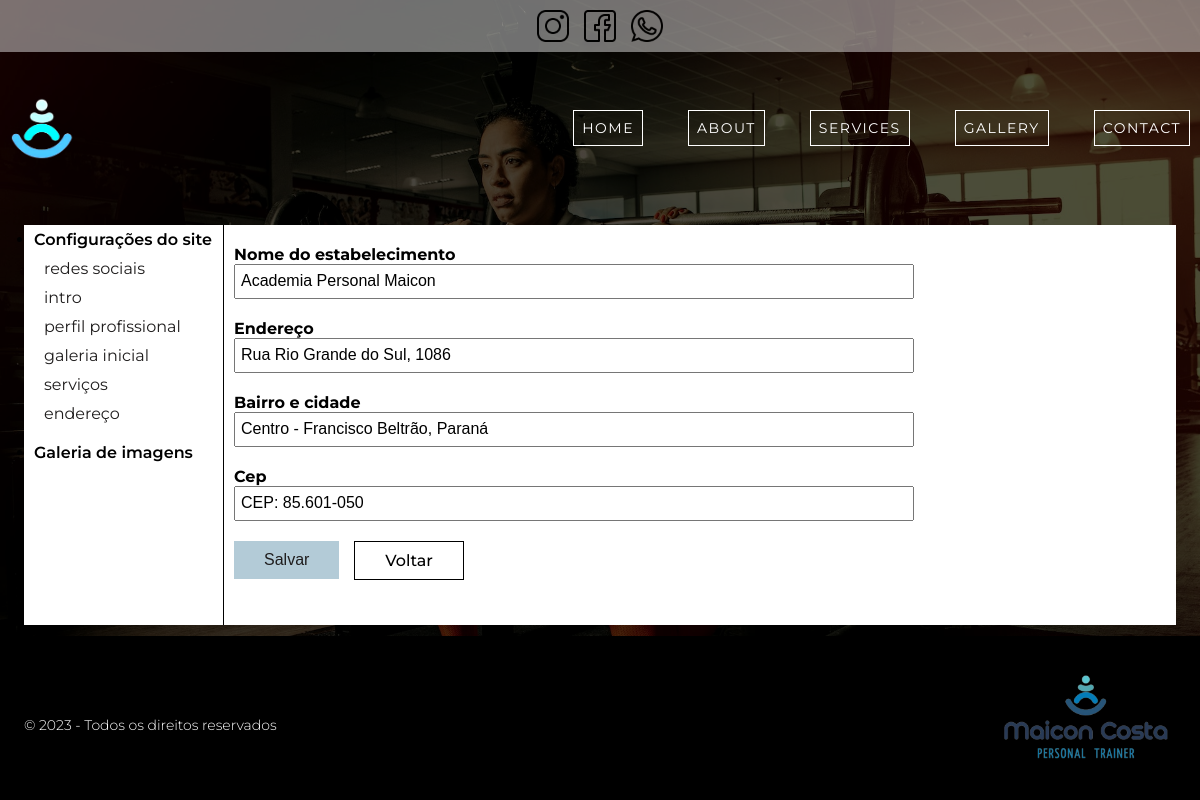
Screenshot of /author/dashboard/settings/adress/ with the database file from the repository.
### app_home/models.py (models this page shows, shortened)
class Adress(models.Model):
    name = models.CharField(max_length=255,
                            default='',
                            verbose_name='nome do estabelecimento',
                            )
    adress = models.CharField(max_length=255,
                              default='',
                              verbose_name='endereço',
                              )
    city = models.CharField(max_length=255,
                            default='',
                            verbose_name='bairro e cidade',
                            )
    postal = models.CharField(max_length=255,
                              default='',
                              verbose_name='cep',
                              )
    class Meta:
        verbose_name = 'Endereço'
        verbose_name_plural = 'Endereço'

### author/views.py (the view)
def settings_adress(request: HttpRequest):
    adress: Adress = Adress.objects.first()
    form: ModelForm = AdressForm(data=request.POST or None,
                                 files=request.FILES or None,
                                 instance=adress,
                                 )
    if form.is_valid():
        form.save()
        messages.success(request, 'Dados salvos com sucesso.')
        return redirect(
            reverse('author:adress')
        )
    return render(request, 'author/partials/_adress.html', context={
        'form': form,
        'button_to_back_action': reverse('author:dashboard'),
    })

### author/forms/form_settings.py
class AdressForm(ModelForm):
    class Meta:
        model = Adress
        fields = '__all__'

### author/templates/author/partials/_adress.html
{% extends 'author/pages/dashboard.html' %}
{% block settings %}
    {% include 'author/partials/_baseform.html' %}
{% endblock %}

### author/templates/author/partials/_baseform.html (shortened to what this page needs)
<form
    action="{{ form_action }}"
    class="C-form"
    method="POST"
    enctype="multipart/form-data">
    {% for field in form %}
        <div class="C-form__div">
            <label for="{{ field.id_for_label }}" class="C-form__label">
                {{ field.label }}
            </label>
            {{ field }}
        </div>
    {% endfor %}
    <div class="C-buttons center_flex_row">
        <button type="submit" class="C-form__button">salvar</button>
        <a class="C-form__button C-button_to_back" href="{{ button_to_back_action }}">voltar</a>
    </div>
</form>

### base_static/global/css/style.css (style rules this page uses)
* { margin: 0; padding: 0; box-sizing: border-box; }
:root { --blue-0: #C5FFFD; --blue-1: #B3CBD7; --blue-2: #59C9D0; --blue-3: #067CB8; --blue-4: #0B7DB2; --blue-4: #26557A; --blue-5: #283958; --blue-5-transparent: #2839589c; --blue-facebook: #1976D2; --orange-1: #ED541C; --orange-1-instagram: #FA851D; --orange-2-instagram: #F55031; --orange-3-instagram: #B43179; --orange-4-instagram: #B52F8C; --light-white: #FBFBFB; --standard-white: #ffffff; --standard-black: #000000; --black-transparent-bg: rgba(0, 0, 0, 0.7); --gray-1: rgb(65, 63, 63); --green-1-whatsapp: #30BF2E; --green-2-whatsapp: #5EFA79; --standard-gray: #1f1d1d; --standard-red: rgba(179, 46, 46, 0.863); --std-white-transparent: rgba(255, 255, 255, 0.288); --std-white-transparent-2: rgba(255, 255, 255, 0.548); --font-montserrat: 'Montserrat', sans-serif; --font-oswald: 'Oswald', sans-serif; }
html, body { font-family: var(--font-montserrat); height: 100%; scroll-behavior: smooth; }
.center_flex_row { display: flex; justify-content: center; align-items: center; }
.C-body { display: grid; grid-template-columns: 1fr; grid-template-rows: auto 1fr auto; grid-template-areas: "header" "main" "footer"; background-color: var(--black-transparent-bg); background-image: url('../images/bg-body-img_m.jpg'); background-position: center top; background-size: cover; background-repeat: no-repeat; background-attachment: fixed; }
.C-form { width: 100%; max-width: 1024px; }
.C-form__div { margin-bottom: 20px; }
.C-form__label { display: block; font-weight: 700; }
.C-form__div { width: 100%; max-width: 680px; }
.C-form__div > input { width: 100%; height: 35px; outline: none; font-size: 16px; padding: 5px; }
.C-buttons { justify-content: flex-start; align-items: flex-start; column-gap: 15px; row-gap: 15px; flex-wrap: wrap; margin-bottom: 25px; }
.C-form__button, .C-button_to_back { font-size: 16px; width: auto; padding: 10px 30px; background-color: var(--blue-1); color: var(--standard-gray); font-weight: 300; text-transform: capitalize; outline: none; border: none; cursor: pointer; display: block; }
.C-button_to_back { background-color: transparent; border: 1px solid var(--standard-black); text-decoration: none; font-weight: 500; color: var(--standard-black); padding: 9px 30px; }

### rows the page displays
Adress: form "Academia Personal Maicon" "Rua Rio Grande do Sul, 1086" "Centro - Francisco Beltrão, Paraná" "CEP: 85.601-050"

### other values shown
{{ field.label }} "Nome do estabelecimento" "Endereço" "Bairro e cidade" "Cep"
